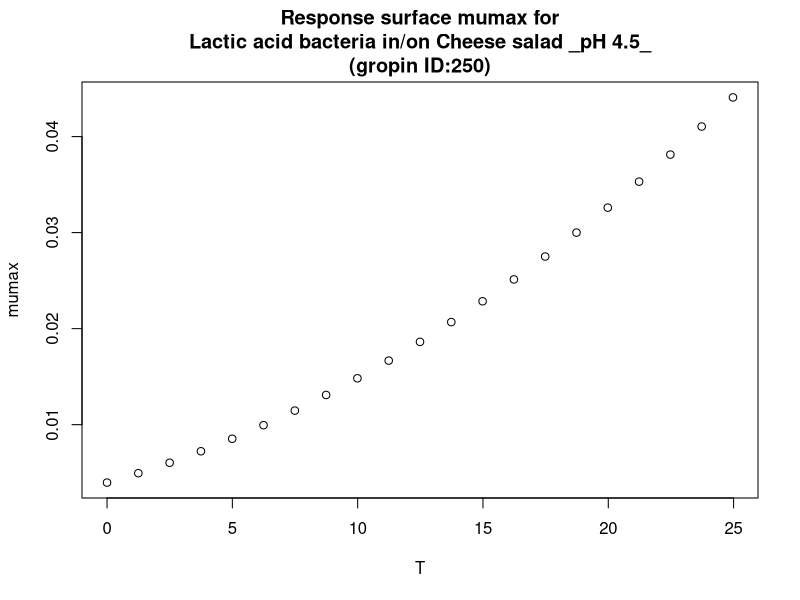

Recreate this plot in R.
#############################
# start of Parameter script
#############################
T <- seq(0,24.975024975025,length.out=21)
#############################
# end of Parameter script
#############################
############################# 
# start of Model script Gropin ID 250 
#############################
 
# constant coefficients for this model
a <- 0.019
Tmin <- -10.7
 
variables <- data.frame(T)
argumentsPar <- expand.grid(variables)
 
# heart of the model
response_surface <- function(T) {
   mumax <-2.302585*(a*(T-Tmin))^2/24

return(mumax=mumax)
} 

# output parameters
responseSurface <- cbind(argumentsPar,response_surface(argumentsPar['T']))
colnames(responseSurface) <- c(colnames(argumentsPar),'mumax')
#############################
# End of Model script
#############################
############################# 
# start of Visualisation script Gropin ID 250 
#############################
plot(T,responseSurface$'mumax',xlab='T',
                          ylab='mumax',main='Response surface mumax for
Lactic acid bacteria in/on Cheese salad _pH 4.5_
(gropin ID:250)')
#############################
# End of Visualisation script
#############################
